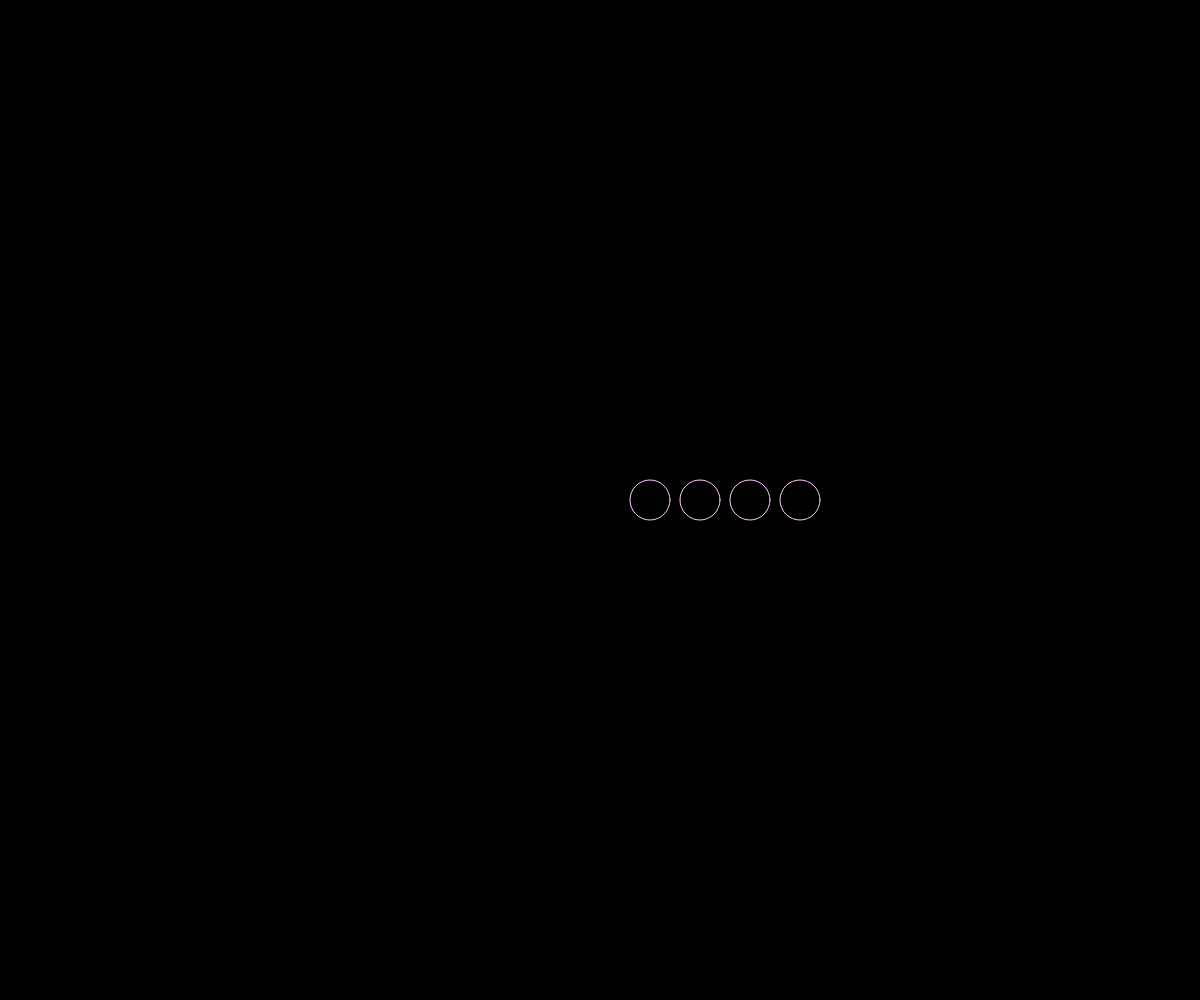
Frame 1 (no input)
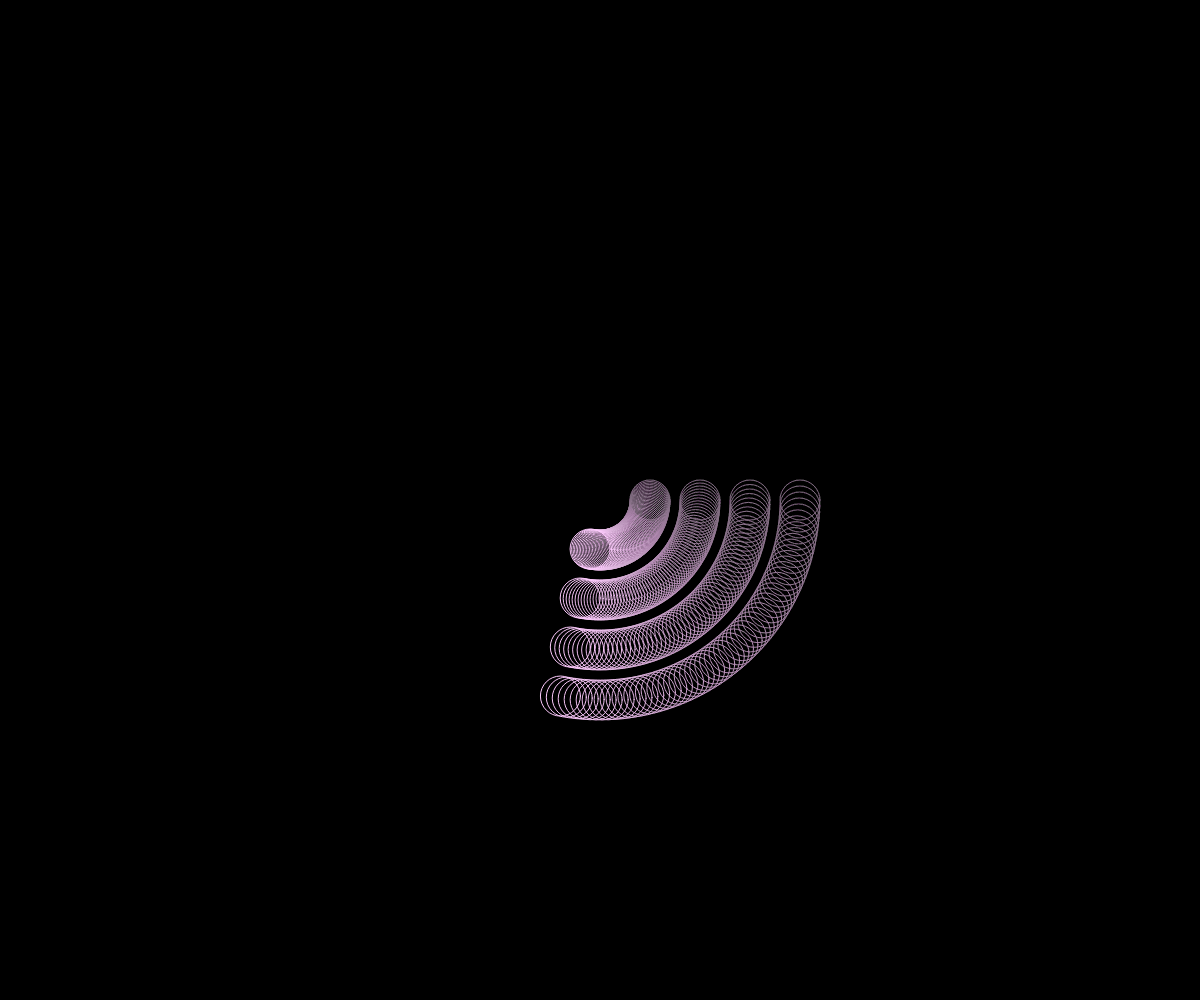
Frame 60 (no input)
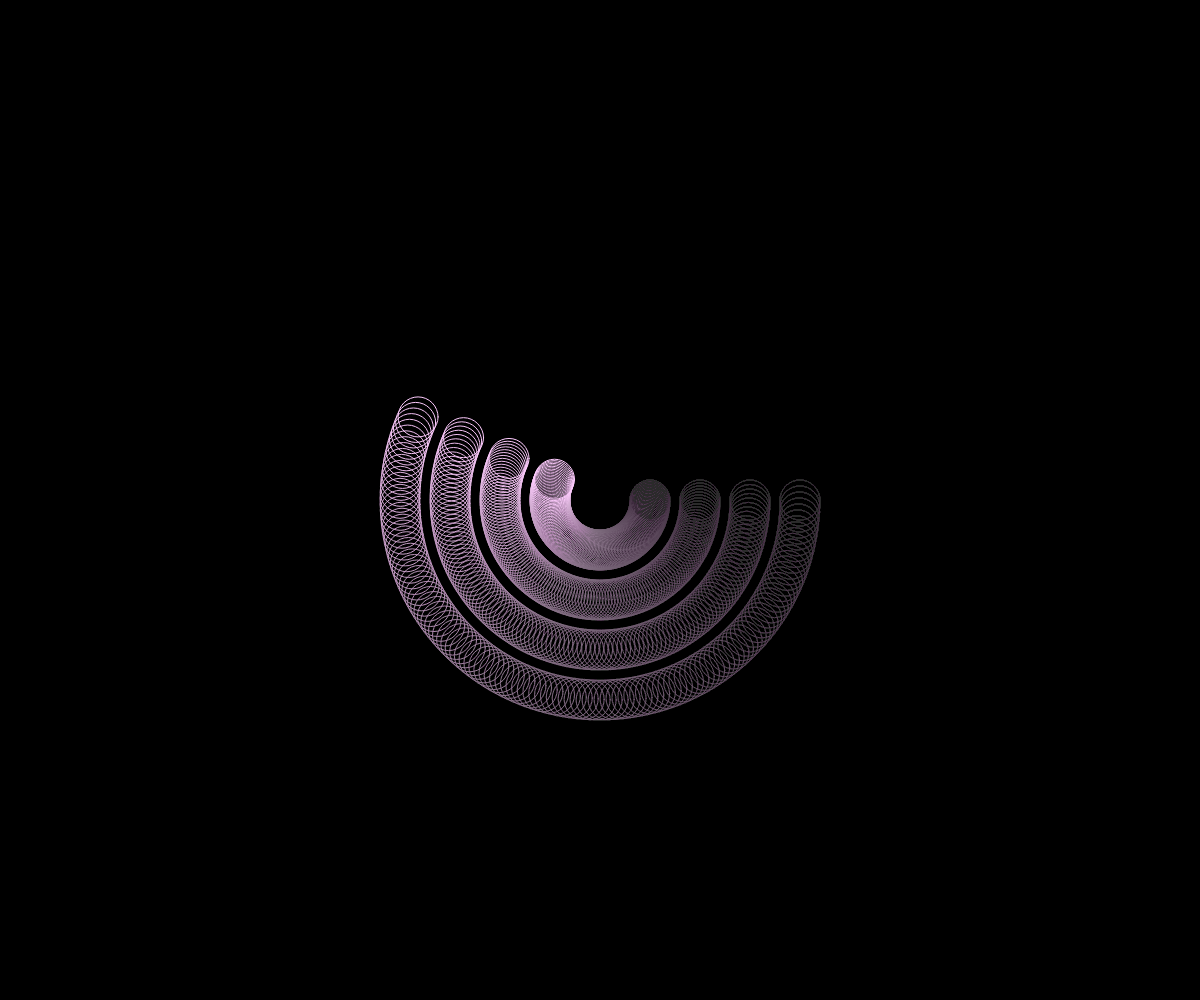
Frame 120 (the mouse pressed at the canvas centre since frame 60)

The p5.js sketch that drew these frames (run headless with seeded random() and noise() and a simulated clock; from frame 60 on, the mouse is pressed at the canvas centre):

// p5.js sketch
// ── sketch.js
let counter = 0;


function setup() {
  createCanvas(windowWidth, windowHeight);
  noStroke();
  fill(255, 204, 0);
  noFill();
  colorMode(RGB);
  stroke(255, 204, 255);
  background(0);
  
  d = height/2;
  
}

function draw() {

  background("rgba(0,0,0,0.01)");
  
  let y = (sin(counter) * 200) + height/2;
  let x = (cos(counter) * 200) + width/2;
  
  let y1 = (sin(counter) * 150) + height/2;
  let x1 = (cos(counter) * 150) + width/2;
  
  let y2 = (sin(counter) * 100) + height/2;
  let x2 = (cos(counter) * 100) + width/2;
  
  let y3 = (sin(counter) * 50) + height/2;
  let x3 = (cos(counter) * 50) + width/2;
  
  
  
  ellipse(x, y, 40, 40);
  
  ellipse(x1, y1, 40, 40);
  
  ellipse(x2, y2, 40, 40);
  
  ellipse(x3, y3, 40, 40);
  
  
  ellipseMode(CENTER);
  
  
 
  
  counter += 0.03;
  
}
